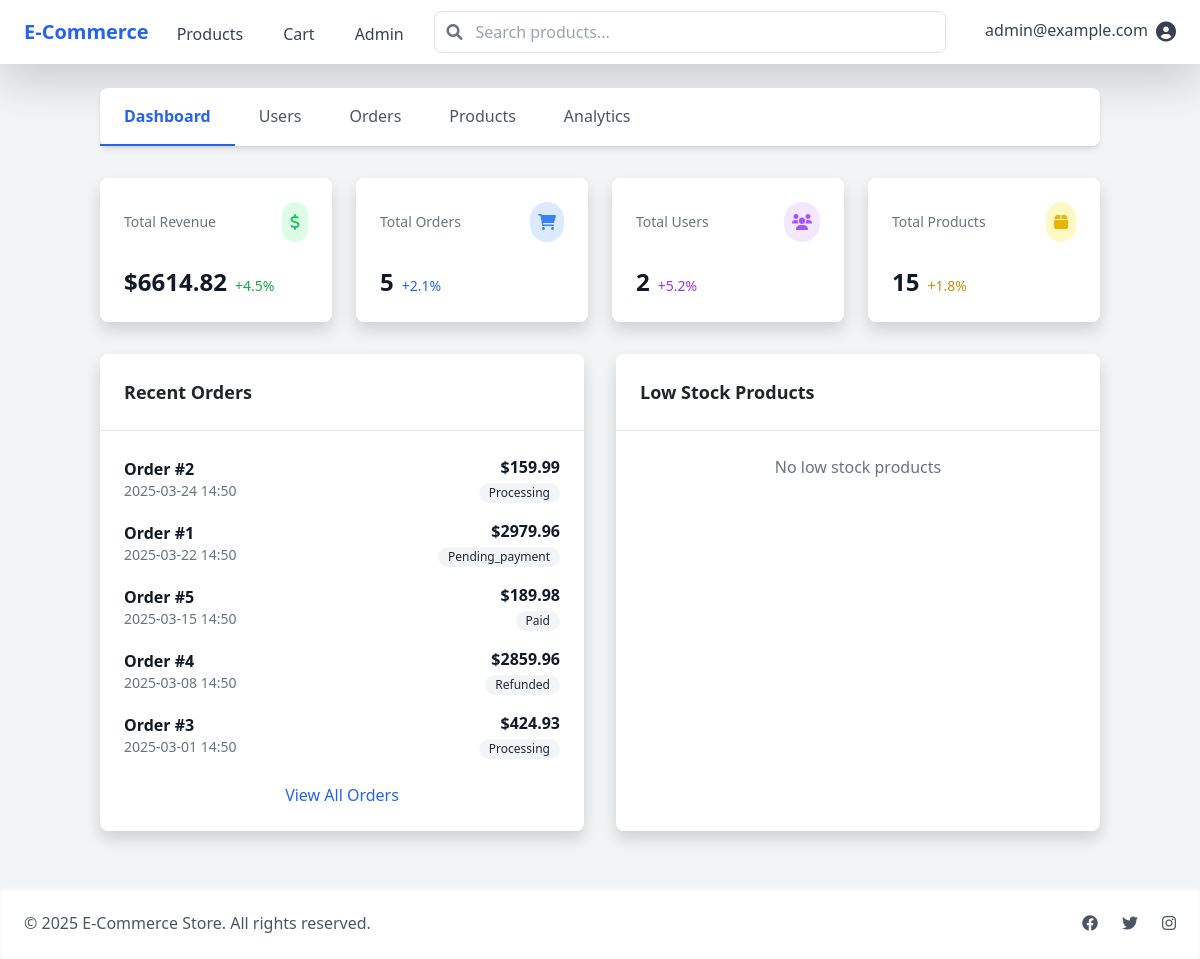
Page /admin/ (signed in) on the earlier database version.
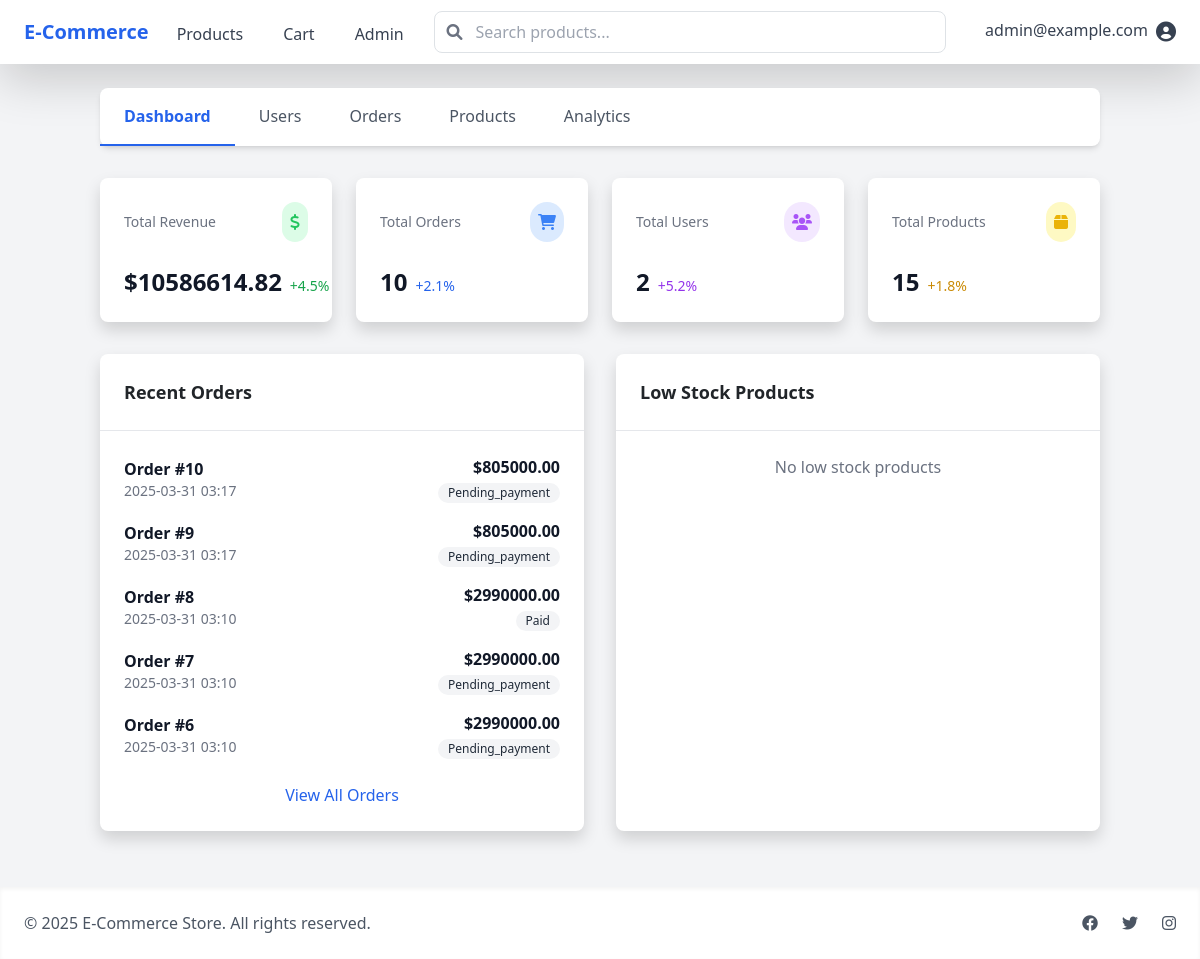
Same page on the later database version.
### models/order.py (models this page shows, shortened)
class Order(db.Model):
    __tablename__ = 'orders'
    id = db.Column(db.Integer, primary_key=True)
    user_id = db.Column(db.Integer, db.ForeignKey('users.id'), nullable=False)
    status = db.Column(db.Enum(OrderStatus), nullable=False, default=OrderStatus.PENDING_PAYMENT)
    total_amount = db.Column(db.Integer, nullable=False)  # Amount in VND
    shipping_address = db.Column(db.Text, nullable=False)
    billing_first_name = db.Column(db.String(100))
    billing_last_name = db.Column(db.String(100))
    billing_address = db.Column(db.Text)
    billing_city = db.Column(db.String(100))
    billing_state = db.Column(db.String(100))
    billing_zip = db.Column(db.String(20))
    payment_method = db.Column(db.String(50), nullable=False)
    payment_id = db.Column(db.String(100))  # External payment reference
    tracking_number = db.Column(db.String(100))
    notes = db.Column(db.Text)
    created_at = db.Column(db.DateTime, default=datetime.utcnow)
    updated_at = db.Column(db.DateTime, default=datetime.utcnow, onupdate=datetime.utcnow)
    items = db.relationship('OrderItem', back_populates='order', lazy=True, cascade='all, delete-orphan')

### routes/admin.py (the view)
@admin_bp.route('/admin/')
@login_required
@admin_required
def dashboard():
    total_users = User.query.count()
    total_products = Product.query.count()
    total_orders = Order.query.count()
    revenue = db.session.query(func.sum(Order.total_amount)).scalar() or 0
    recent_orders = Order.query.order_by(Order.created_at.desc()).limit(5).all()
    low_stock = Product.query.filter(Product.stock < 10).all()
    return render_template('admin/dashboard.html',
                         total_users=total_users,
                         total_products=total_products,
                         total_orders=total_orders,
                         revenue=revenue,
                         recent_orders=recent_orders,
                         low_stock=low_stock)

### routes/auth.py (called while the page is built)
def admin_required(f):
    @wraps(f)
    def decorated_function(*args, **kwargs):
        if not current_user.is_authenticated or not current_user.is_admin:
            flash('You need administrator privileges to access this page.', 'error')
            return redirect(url_for('main.home'))
        return f(*args, **kwargs)
    return decorated_function

### templates/admin/dashboard.html (shortened to what the changed rows need)
{% extends "base.html" %}
{% block content %}
<div class="container mx-auto">
    <div class="grid grid-cols-1 md:grid-cols-2 lg:grid-cols-4 gap-6 mb-8">
        <div class="bg-white rounded-lg shadow p-6">
            <div class="flex items-baseline">
                <span class="text-2xl font-bold text-gray-900">${{ "%.2f"|format(revenue) }}</span>
                <span class="ml-2 text-sm text-green-600">+4.5%</span>
            </div>
        </div>
        <div class="bg-white rounded-lg shadow p-6">
            <div class="flex items-baseline">
                <span class="text-2xl font-bold text-gray-900">{{ total_orders }}</span>
                <span class="ml-2 text-sm text-blue-600">+2.1%</span>
            </div>
        </div>
    </div>
    <div class="grid grid-cols-1 lg:grid-cols-2 gap-8">
        <div class="bg-white rounded-lg shadow">
            <div class="p-6 border-b border-gray-200">
                <h2 class="text-lg font-bold">Recent Orders</h2>
            </div>
            <div class="p-6">
                {% if recent_orders %}
                <div class="space-y-4">
                    {% for order in recent_orders %}
                    <div class="flex items-center justify-between">
                        <div>
                            <p class="font-semibold text-gray-900">Order #{{ order.id }}</p>
                            <p class="text-sm text-gray-500">{{ order.created_at.strftime('%Y-%m-%d %H:%M') }}</p>
                        </div>
                        <div class="text-right">
                            <p class="font-semibold text-gray-900">${{ "%.2f"|format(order.total_amount) }}</p>
                            <span class="inline-flex items-center px-2.5 py-0.5 rounded-full text-xs font-medium
                                       {% if order.status.value == 'paid' %}bg-green-100 text-green-800
                                       {% elif order.status.value == 'pending' %}bg-yellow-100 text-yellow-800
                                       {% else %}bg-gray-100 text-gray-800{% endif %}">
                                {{ order.status.value|title }}
                            </span>
                        </div>
                    </div>
                    {% endfor %}
                </div>
                {% else %}
                <p class="text-gray-500 text-center">No recent orders</p>
                {% endif %}
            </div>
        </div>
        <div class="bg-white rounded-lg shadow">
            <div class="p-6 border-b border-gray-200">
                <h2 class="text-lg font-bold">Low Stock Products</h2>
            </div>
        </div>
    </div>
</div>
{% endblock %}

Differences in the rows shown:
no longer on this page (row unchanged): Order: id "2", created_at "2025-03-24 14:50", total_amount "159.99", status.value "Processing"
no longer on this page (row unchanged): Order: id "1", created_at "2025-03-22 14:50", total_amount "2979.96", status.value "Pending_payment"
no longer on this page (row unchanged): Order: id "5", created_at "2025-03-15 14:50", total_amount "189.98", status.value "Paid"
no longer on this page (row unchanged): Order: id "4", created_at "2025-03-08 14:50", total_amount "2859.96", status.value "Refunded"
no longer on this page (row unchanged): Order: id "3", created_at "2025-03-01 14:50", total_amount "424.93", status.value "Processing"
added Order: id "10", created_at "2025-03-31 03:17", total_amount "805000.00", status.value "Pending_payment"
added Order: id "9", created_at "2025-03-31 03:17", total_amount "805000.00", status.value "Pending_payment"
added Order: id "8", created_at "2025-03-31 03:10", total_amount "2990000.00", status.value "Paid"
added Order: id "7", created_at "2025-03-31 03:10", total_amount "2990000.00", status.value "Pending_payment"
added Order: id "6", created_at "2025-03-31 03:10", total_amount "2990000.00", status.value "Pending_payment"
Other differences:
{{ "%.2f"|format(revenue) }}: "6614.82" → "10586614.82"
{{ total_orders }}: "5" → "10"
